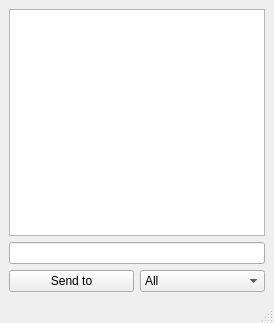
<?xml version="1.0" encoding="UTF-8"?>
<ui version="4.0">
 <class>Server</class>
 <widget class="QMainWindow" name="Server">
  <property name="geometry">
   <rect>
    <x>0</x>
    <y>0</y>
    <width>274</width>
    <height>323</height>
   </rect>
  </property>
  <property name="windowTitle">
   <string>Server</string>
  </property>
  <widget class="QWidget" name="centralwidget">
   <layout class="QVBoxLayout" name="verticalLayout">
    <item>
     <widget class="QTextBrowser" name="messageBrowser"/>
    </item>
    <item>
     <widget class="QLineEdit" name="messageEdit"/>
    </item>
    <item>
     <layout class="QHBoxLayout" name="horizontalLayout">
      <item>
       <widget class="QPushButton" name="sendButton">
        <property name="text">
         <string>Send to</string>
        </property>
       </widget>
      </item>
      <item>
       <widget class="QComboBox" name="sendBox">
        <item>
         <property name="text">
          <string>All</string>
         </property>
        </item>
       </widget>
      </item>
     </layout>
    </item>
   </layout>
  </widget>
  <widget class="QMenuBar" name="menubar">
   <property name="geometry">
    <rect>
     <x>0</x>
     <y>0</y>
     <width>274</width>
     <height>25</height>
    </rect>
   </property>
  </widget>
  <widget class="QStatusBar" name="statusbar"/>
 </widget>
 <resources/>
 <connections/>
</ui>
